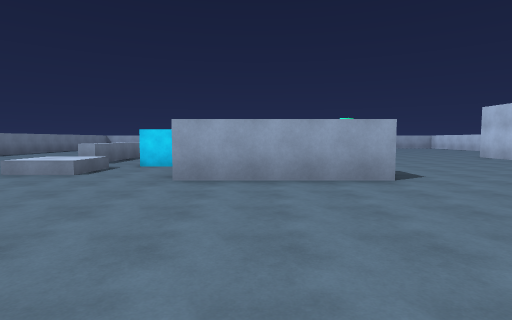
view 1 (above)

22 first-person views from a walk through a 3-D level made in the Unity game engine. The camera is 1.5 m above the floor, tilts 4° down and sees 80° across. The floor is counted in squares, 2 m on a side. Each view is taken from the middle of a square. On the plan, view 1 faces up. The plan holds only what a view shows up to about 10 squares ahead; the rest is blank. The player is left out.

view 2
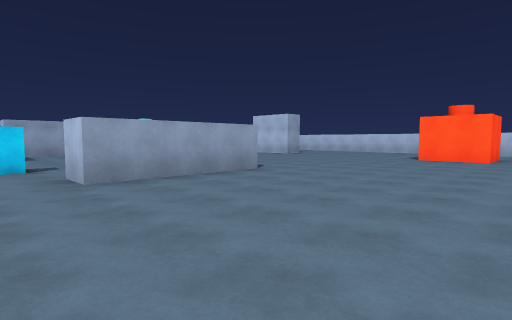

view 3
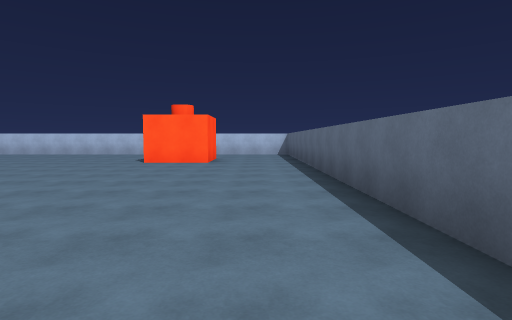

view 4
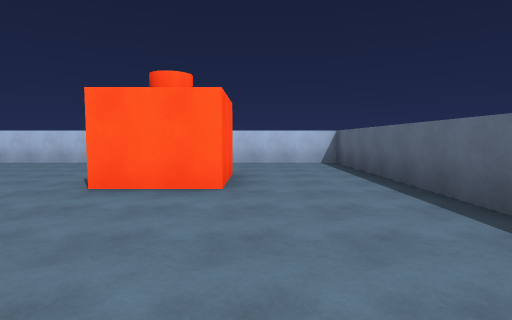

view 5
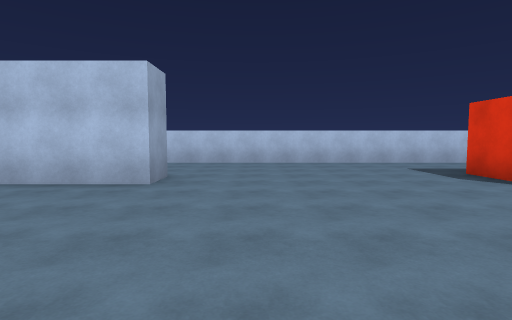

view 6
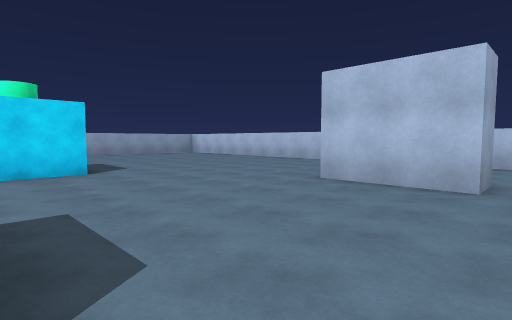

view 7
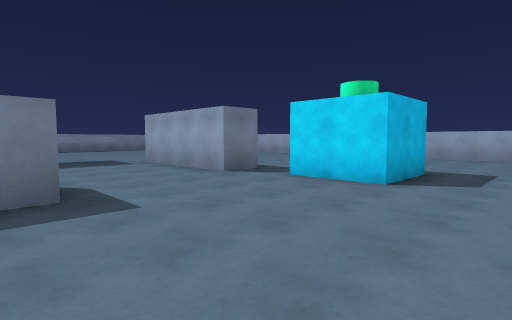

view 8
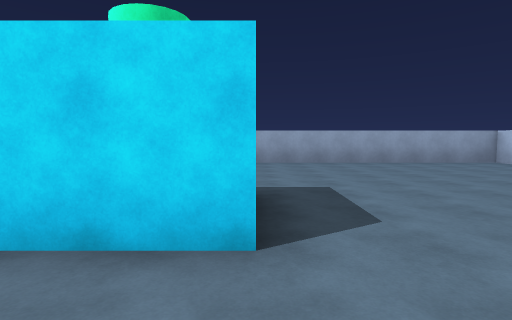

view 9
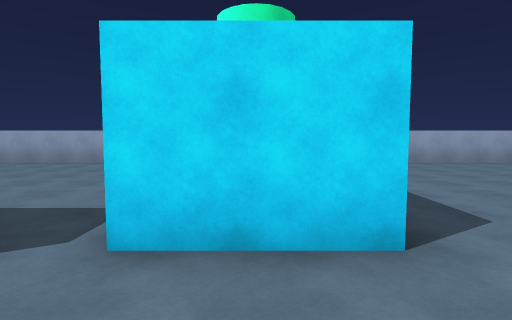

view 10
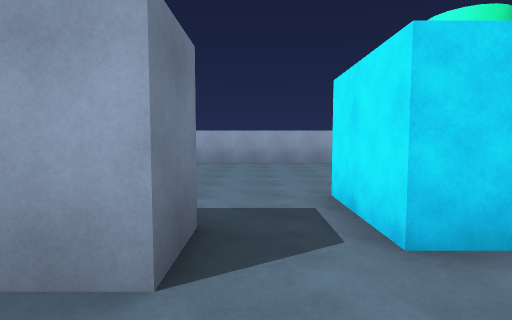

view 11
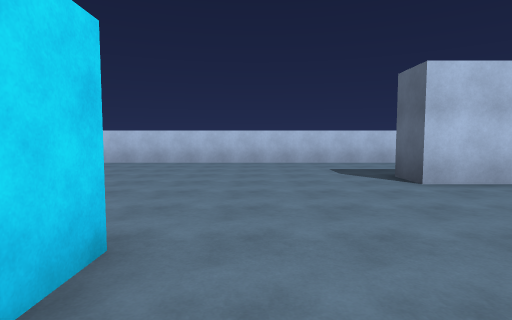

view 12
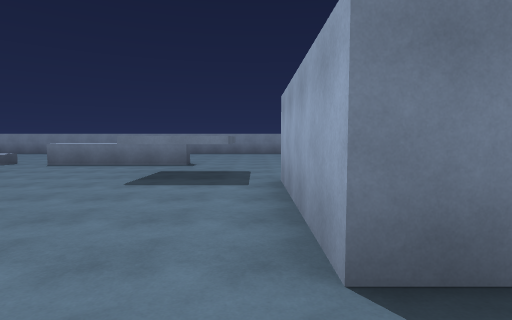

view 13
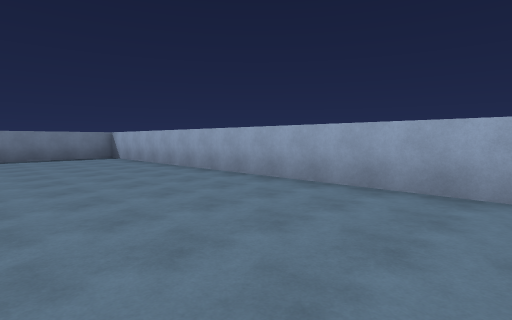

view 14
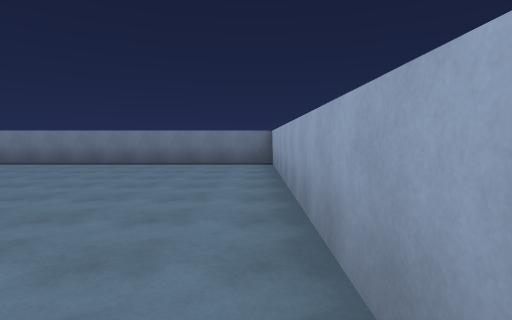

view 15
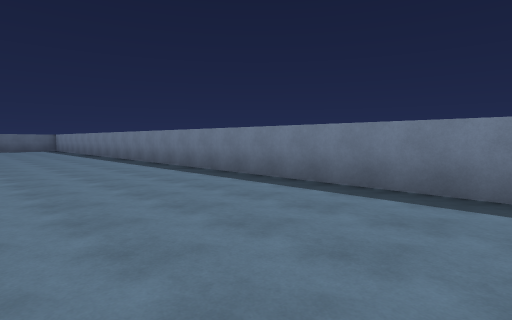

view 16
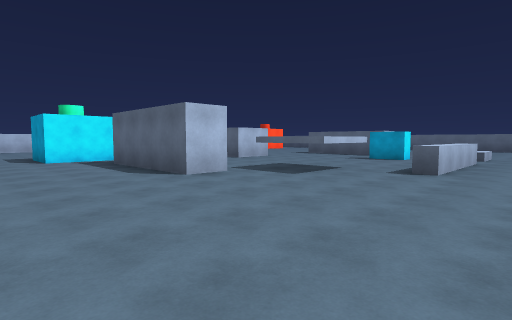

view 17
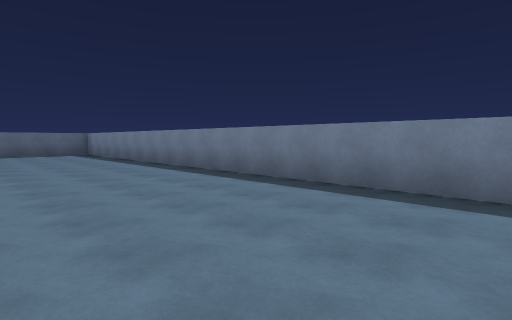

view 18
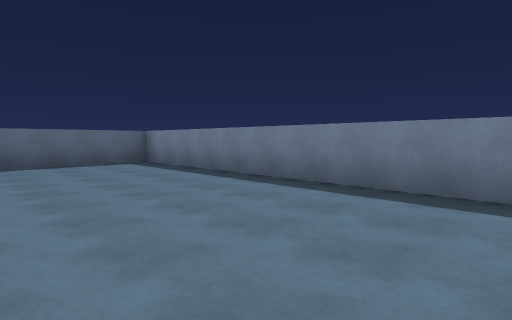

view 19
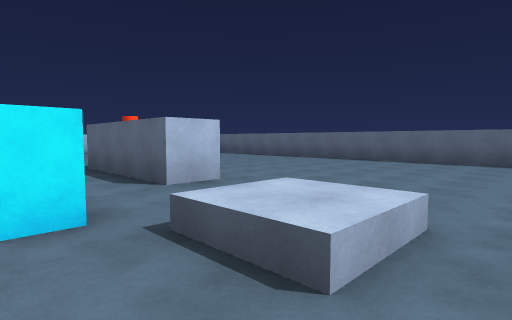

view 20
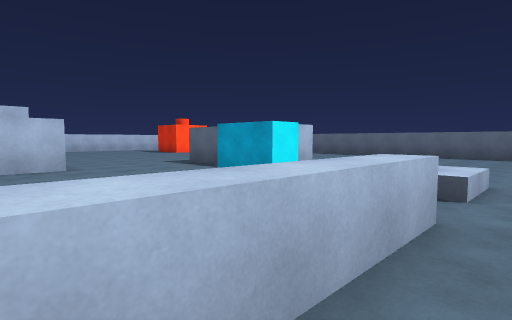

view 21
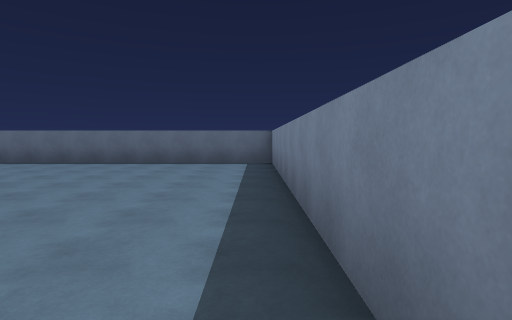

view 22
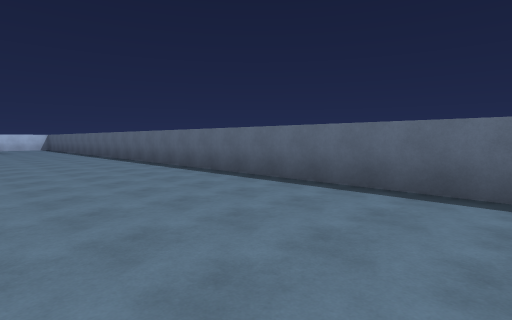

### Floor plan
Points are (right, up) in squares from view 1. A wall is a line through its corners. A room is listed if a view was taken in it or the views show most of it. See-through windows are left out.
Room 1 (views 1, 2, 3, 4, 5, 6, 7, 8, 9, 10, 11, 12, 13, 14, 15, 16, 17, 18, 19, 20, 21, 22)
walls: (2.1, 10) (2.1, 11.4); (3.9, 12) (3.9, 11.2); (-3.5, 12.4) (-3.5, 14.5) (-1.5, 14.5) (-1.5, 12.5); (2.5, 15.5) (-1.5, 15.5) (-1.5, 16.5) (2.5, 16.5) (2.5, 15.5); (2.6, 5.4) (-1.5, 5.4) (-1.5, 6.5) (2.5, 6.5); (-4.7, 9) (-5.3, 9) (-5.3, 13) (-4.7, 13) (-4.7, 9); (10.1, 9.7) (9, 9.7) (9, 12.2) (10, 12.2); (13.5, 22.9) (13.5, 23.5) (-11.5, 23.5) (-11.5, -1.5) (13.5, -1.5) (13.5, 19.8)
low walls: (-3.7, 7.7) (-3.7, 6.2) (-5.3, 6.2) (-5.3, 7.7) (-3.7, 7.7)
objects: other object (-3, 9) to (-2, 9); other object (4, 16) to (6, 18); other object (9, 2) to (10, 3)

Where each view was taken, in squares from view 1:
view 1: 0 up, 0 right, facing up
view 2: 0 up, 3 left, facing up-right
view 3: 0 up, 1 left, facing right
view 4: 1 up, 4 right, facing right
view 5: 8 up, 4 right, facing right
view 6: 9 up, 4 right, facing up-right
view 7: 11 up, 8 right, facing up-left
view 8: 14 up, 6 right, facing up
view 9: 14 up, 5 right, facing up
view 10: 14 up, 3 right, facing up
view 11: 15 up, 4 right, facing right
view 12: 15 up, 4 right, facing left
view 13: 19 up, 1 right, facing up-left
view 14: 23 up, 2 left, facing left
view 15: 20 up, 7 left, facing down-left
view 16: 20 up, 7 left, facing down-right
view 17: 14 up, 7 left, facing down-left
view 18: 8 up, 7 left, facing down-left
view 19: 9 up, 6 left, facing down-right
view 20: 12 up, 6 left, facing down-right
view 21: 8 up, 11 left, facing down
view 22: 3 up, 10 left, facing down-right
